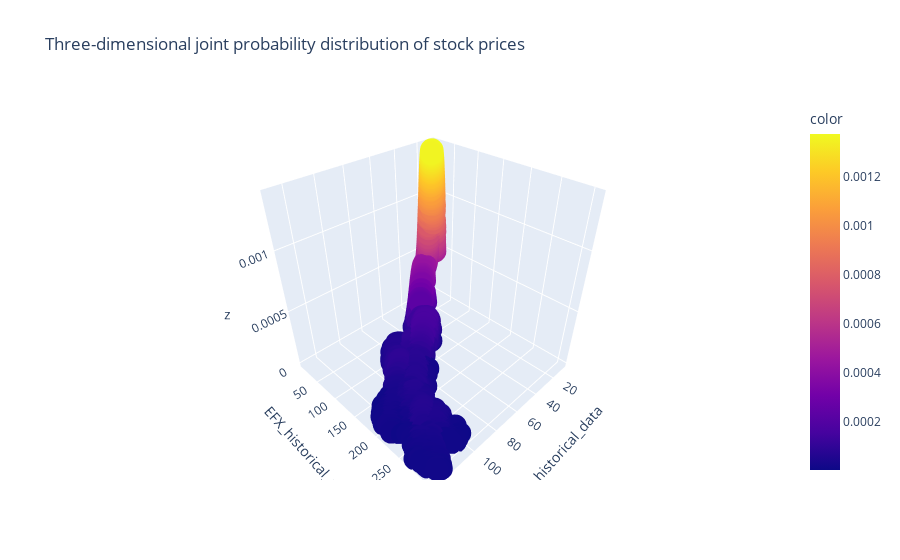

Source (notebook cell):
### Markdown cell above
# StockProcessor Class: Handles the ingestion and processing of stock data

### Code cell
class StockProcessor:
    def __init__(self, symbols):
        # Initialize with a list of stock symbols
        self.symbols  = symbols 
        self._data = None 
    
    def ingest_data(self, start_date, end_date):
        """
        Reads stock data for each symbol from CSV files and reindexes to business days
        between start_date and end_date. Forward fills missing data.
        """

        date_rng = pd.bdate_range(start=start_date, end=end_date)  # Generate business day range
        dfs = []  # List to store individual stock data frames

        # Loop over the symbols and read data from CSV
        for sym in self.symbols: 
            df = pd.read_csv(
                f"Data/{sym}.csv",  # Assuming data is in the 'Data' folder
                parse_dates=['Date'],
                index_col='Date',
                usecols=['Date', 'Close'],
                na_values=['null']
            ).rename(columns={'Close': sym})  # Rename 'Close' column to symbol name
            dfs.append(df.reindex(date_rng).ffill())  # Reindex and forward fill missing data

        self._data = pd.concat(dfs, axis=1)  # Combine all stock data into one DataFrame
        return self  # Enable method chaining
    
    def compute_technical_features(self):
        """
        Computes technical features for each stock symbol:
        - 30-day moving average (MA30)
        - Relative Strength Index (RSI)
        """
        for sym in self.symbols: 
            self._data[f'{sym}_MA30'] = self._data[sym].rolling(30).mean()  # 30-day moving average
            self._data[f'{sym}_RSI'] = self._compute_rsi(self._data[sym])  # RSI calculation
        return self  # Enable method chaining
    
    @staticmethod
    def _compute_rsi(series, window=14):
        """
        Compute the Relative Strength Index (RSI) for a given price series.
        """
        delta = series.diff()  # Calculate price changes
        gain = delta.clip(lower=0)  # Positive changes
        loss = -delta.clip(upper=0)  # Negative changes
        avg_gain = gain.rolling(window).mean()  # Average gain over window
        avg_loss = loss.rolling(window).mean()  # Average loss over window
        rs = avg_gain / avg_loss  # Relative strength
        return 100 - (100 / (1 + rs))  # RSI calculation
 

# Visualizer Class: Responsible for rendering data visualizations
class Visualizer:
    @staticmethod
    def render_3d_distribution(data):
        """
        Visualizes the joint probability distribution of two stock prices in 3D.
        """
        x = data.iloc[:, 0]  # First stock
        y = data.iloc[:, 1]  # Second stock

        xy = np.vstack([x, y])  # Combine the two series into a 2D array
        z = gaussian_kde(xy)(xy)  # Compute Kernel Density Estimate (KDE)

        # 3D Scatter plot using Plotly
        fig = px.scatter_3d(
            x=x, y=y, z=z, color=z,
            title="Three-dimensional joint probability distribution of stock prices",
            labels={'x': data.columns[0], 'y': data.columns[1]}
        )
        fig.show()
    
    @staticmethod
    def interactive_candlestick(data, symbol):
        """
        Renders an interactive candlestick chart for a given stock symbol.
        """
        fig = go.Figure()

        fig.add_trace(go.Candlestick(
            x=data.index,
            open=data[f'{symbol}_Open'],
            high=data[f'{symbol}_High'],
            low=data[f'{symbol}_Low'],
            close=data[f'{symbol}_Close'],
            name='K-line'
        ))

        fig.update_layout(
            title=f'{symbol} Interactive K-line chart',
            xaxis_rangeslider_visible=False  # Hide the range slider for better clarity
        )
        fig.show()
 
# FinancialNN Class: A deep learning model for time series forecasting
class FinancialNN(nn.Module):
    def __init__(self, input_size):
        """
        Initializes the neural network with an LSTM-based architecture.
        """
        super().__init__()

        # Temporal Encoder using LSTM
        self.temporal_encoder = nn.Sequential(
            nn.LSTM(input_size, 64, batch_first=True),  # LSTM layer
            nn.Dropout(0.3)  # Dropout for regularization
        )

        # Regressor (fully connected layers) for prediction
        self.regressor = nn.Sequential(
            nn.Linear(64, 32),  # Linear layer to reduce dimensionality
            nn.ReLU(),  # ReLU activation
            nn.Linear(32, 1)  # Output layer for single value prediction
        )

    def forward(self, x):
        """
        Forward pass through the network.
        """
        temporal_feat, _ = self.temporal_encoder(x)  # Pass data through LSTM
        return self.regressor(temporal_feat[-1])  # Use the last time step's output for prediction

 
# Main Execution Flow: Integrates data processing, visualization, and deep learning model
if __name__ == "__main__":
    # List of stock symbols to analyze
    symbols = ['DTE_historical_data', 'EFX_historical_data', 'XOM_historical_data']
    date_range = ('2000-01-01', '2024-12-31')

    # Data processing pipeline
    processor = (StockProcessor(symbols)
        .ingest_data(*date_range)  # Ingest data for the given date range
        .compute_technical_features())  # Compute additional technical features (MA30, RSI)

    # Advanced visualization: Render 3D distribution of the first two stock symbols
    Visualizer.render_3d_distribution(processor._data.iloc[:, :2])

    # Build the deep learning model
    model = FinancialNN(input_size=len(symbols))
    print(f"Model architecture: {model}")

### Figure 1 — Plotly figure (JSON) as saved in the notebook; plotly's stock layout.template omitted (floating-point values rounded to 4 significant figures; data arrays with more than 128 entries replaced by an {"elided": "..."} marker saying what was removed)
{"data": [{"hovertemplate": "DTE_historical_data=%{x}<br>EFX_historical_data=%{y}<br>z=%{z}<br>color=%{marker.color}<extra></extra>", "legendgroup": "", "marker": {"color": {"elided": "6522 float values"}, "coloraxis": "coloraxis", "symbol": "circle"}, "mode": "markers", "name": "", "scene": "scene", "showlegend": false, "type": "scatter3d", "x": {"elided": "6522 float values"}, "y": {"elided": "6522 float values"}, "z": {"elided": "6522 float values"}}], "layout": {"coloraxis": {"colorbar": {"title": {"text": "color"}}, "colorscale": [[0, "#0d0887"], [0.1111, "#46039f"], [0.2222, "#7201a8"], [0.3333, "#9c179e"], [0.4444, "#bd3786"], [0.5556, "#d8576b"], [0.6667, "#ed7953"], [0.7778, "#fb9f3a"], [0.8889, "#fdca26"], [1, "#f0f921"]]}, "legend": {"tracegroupgap": 0}, "scene": {"domain": {"x": [0, 1], "y": [0, 1]}, "xaxis": {"title": {"text": "DTE_historical_data"}}, "yaxis": {"title": {"text": "EFX_historical_data"}}, "zaxis": {"title": {"text": "z"}}}, "title": {"text": "Three-dimensional joint probability distribution of stock prices"}}}
